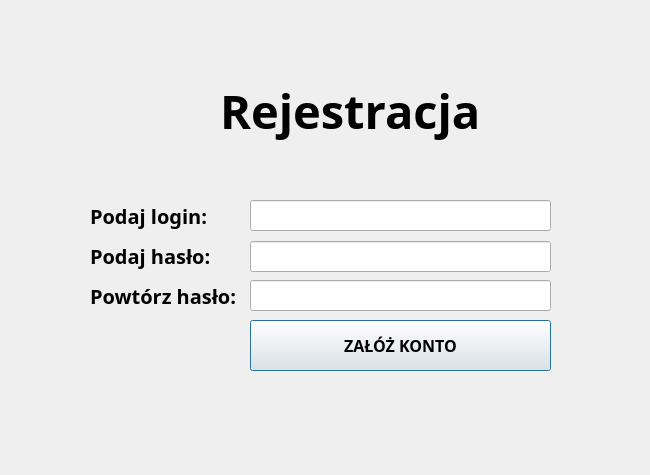
<?xml version="1.0" encoding="UTF-8"?>
<ui version="4.0">
 <class>Dialog</class>
 <widget class="QDialog" name="Dialog">
  <property name="geometry">
   <rect>
    <x>0</x>
    <y>0</y>
    <width>650</width>
    <height>475</height>
   </rect>
  </property>
  <property name="windowTitle">
   <string>Dialog</string>
  </property>
  <widget class="QLineEdit" name="et_putpassword">
   <property name="geometry">
    <rect>
     <x>250</x>
     <y>241</y>
     <width>301</width>
     <height>31</height>
    </rect>
   </property>
   <property name="font">
    <font>
     <family>Microsoft YaHei Light</family>
     <pointsize>12</pointsize>
    </font>
   </property>
   <property name="echoMode">
    <enum>QLineEdit::Normal</enum>
   </property>
  </widget>
  <widget class="QLineEdit" name="et_putlogin">
   <property name="geometry">
    <rect>
     <x>250</x>
     <y>200</y>
     <width>301</width>
     <height>31</height>
    </rect>
   </property>
   <property name="font">
    <font>
     <family>Microsoft YaHei Light</family>
     <pointsize>12</pointsize>
    </font>
   </property>
  </widget>
  <widget class="QLineEdit" name="et_repeatpassword">
   <property name="geometry">
    <rect>
     <x>250</x>
     <y>280</y>
     <width>301</width>
     <height>31</height>
    </rect>
   </property>
   <property name="font">
    <font>
     <family>Microsoft YaHei Light</family>
     <pointsize>12</pointsize>
    </font>
   </property>
   <property name="echoMode">
    <enum>QLineEdit::Normal</enum>
   </property>
  </widget>
  <widget class="QPushButton" name="b_login_2">
   <property name="geometry">
    <rect>
     <x>250</x>
     <y>320</y>
     <width>301</width>
     <height>51</height>
    </rect>
   </property>
   <property name="font">
    <font>
     <family>Microsoft JhengHei Light</family>
     <pointsize>12</pointsize>
     <weight>75</weight>
     <bold>true</bold>
    </font>
   </property>
   <property name="text">
    <string>ZAŁÓŻ KONTO</string>
   </property>
  </widget>
  <widget class="QLabel" name="label_3">
   <property name="geometry">
    <rect>
     <x>220</x>
     <y>70</y>
     <width>271</width>
     <height>81</height>
    </rect>
   </property>
   <property name="font">
    <font>
     <family>Microsoft YaHei UI Light</family>
     <pointsize>35</pointsize>
     <weight>75</weight>
     <italic>false</italic>
     <bold>true</bold>
    </font>
   </property>
   <property name="text">
    <string>Rejestracja</string>
   </property>
  </widget>
  <widget class="QLabel" name="label_4">
   <property name="geometry">
    <rect>
     <x>90</x>
     <y>200</y>
     <width>151</width>
     <height>31</height>
    </rect>
   </property>
   <property name="font">
    <font>
     <family>Microsoft YaHei UI Light</family>
     <pointsize>15</pointsize>
     <weight>75</weight>
     <italic>false</italic>
     <bold>true</bold>
    </font>
   </property>
   <property name="text">
    <string>Podaj login:</string>
   </property>
  </widget>
  <widget class="QLabel" name="label_5">
   <property name="geometry">
    <rect>
     <x>90</x>
     <y>240</y>
     <width>151</width>
     <height>31</height>
    </rect>
   </property>
   <property name="font">
    <font>
     <family>Microsoft YaHei UI Light</family>
     <pointsize>15</pointsize>
     <weight>75</weight>
     <italic>false</italic>
     <bold>true</bold>
    </font>
   </property>
   <property name="text">
    <string>Podaj hasło:</string>
   </property>
  </widget>
  <widget class="QLabel" name="label_6">
   <property name="geometry">
    <rect>
     <x>90</x>
     <y>280</y>
     <width>151</width>
     <height>31</height>
    </rect>
   </property>
   <property name="font">
    <font>
     <family>Microsoft YaHei UI Light</family>
     <pointsize>15</pointsize>
     <weight>75</weight>
     <italic>false</italic>
     <bold>true</bold>
    </font>
   </property>
   <property name="text">
    <string>Powtórz hasło:</string>
   </property>
  </widget>
 </widget>
 <resources/>
 <connections/>
</ui>
